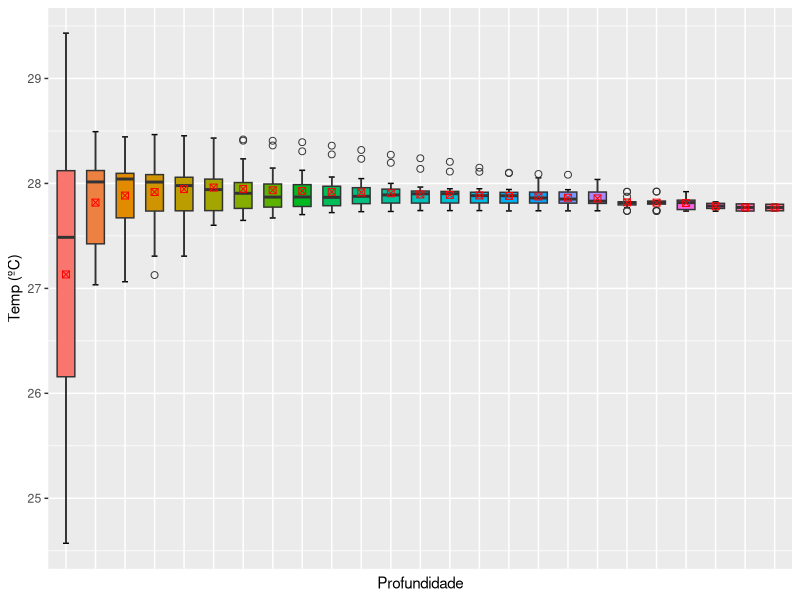

Recreate this plot in R.
# INDICE DE DESENV. AMBIENTAL - IDA

# Meio Aquático

# Carregamento dos Dados
library(readxl)
dados <- read_excel("Arq1.xlsx", sheet = 6) 
dados

# Boxplot Temperatura ##########################################################
library(ggplot2)
dados$Profun.m <-as.factor(dados$Profun.m)

ggplot(dados,aes(y = Temp,x = Profun.m)) +
  geom_errorbar(stat="boxplot",width=0.2)+
  geom_boxplot(width=0.6, aes(fill=Profun.m), outlier.shape = 1,
               outlier.size = 2) +
  geom_point(stat="summary",fun="mean",shape = 7,size=2,color="red") +
  labs(y="Temp (ºC)",x="Profundidade", fill = "Profun. (m)") +
  theme(legend.position = "none") + # Remove a legenda
  theme(legend.position = "none",                 # Remove a legenda
        axis.text.x = element_blank(),            # Esconde os rótulos do eixo x
        axis.ticks.x = element_blank(),           # Esconde os ticks do eixo x
        axis.line.x = element_blank())            # Esconde a linha do eixo x




